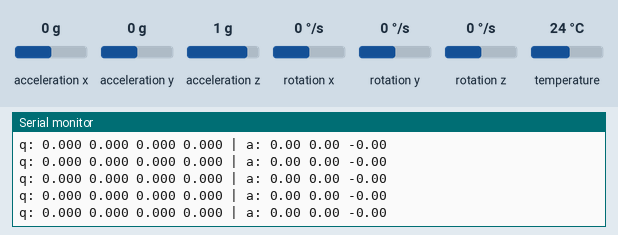
The program below on a simulated ESP32-S3. Parts: the last lines printed to the serial monitor. The inputs (shaded band) are chosen by the test bench; at power-on: acceleration x 0 g, acceleration y 0 g, acceleration z 1 g, rotation x 0 °/s, rotation y 0 °/s, rotation z 0 °/s, temperature 24 °C. WiFi joins after 1.5 s; servers stay silent unless stated.

Above: at 4.8 s.
4.9 s: acceleration x set to -1.4 g
At 5.9 s:
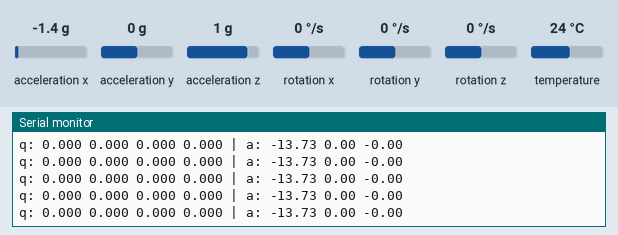
6.4 s: acceleration y set to -1.4 g
At 7.2 s:
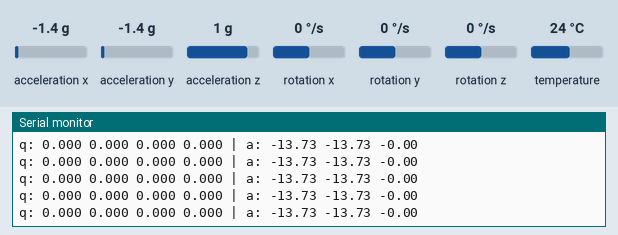
7.9 s: acceleration z set to -1.4 g
At 8.4 s:
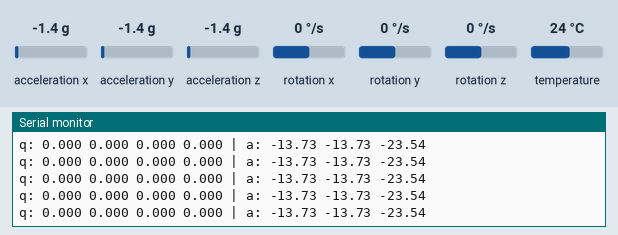

Measured:
- after the input at 4.9 s, the serial monitor: prints a new line at once (image 1)
- after the input at 6.4 s, the serial monitor: prints a new line at once (image 2)
- after the input at 7.9 s, the serial monitor: prints a new line at once (image 3)

The program:

main.cpp
```cpp
// --------------------------------------------------------------------------------------
// VR Controller Firmware - ESP32-S3
// Reads IMU data from MPU6050, runs Madgwick sensor fusion and transmits
// ControllerPacket structs over WiFi UDP to the host PC driver.
// --------------------------------------------------------------------------------------
#include <Wire.h>
#include <Adafruit_Sensor.h>
#include <Adafruit_MPU6050.h>
#include <MadgwickAHRS.h>
#include <WiFi.h>
#include <WiFi.h>
#include <WiFiUdp.h>

// Define pins for I2C communication
#define I2C_SDA 1
#define I2C_SCL 2

// --------------------------------------------------------------------------------------
// Configuration - edit these for network and setup
// --------------------------------------------------------------------------------------

// Your WiFi network credentials
const char* WIFI_SSID = "YOUR_NETWORK_NAME";
const char* WIFI_PASSWORD = "YOUR_NETWORK_PASSWORD";

// IP address of your host PC running the SteamVR driver
// Find this by running 'ipconfig' in a Windows command prompt and looking
// for the IPv4 Address under your active network adapter.
const char* HOST_PC_IP = "192.168.1.100"; // Replace with your host PC's IP Address

// UDP port the driver is listening on. Must match what's in device_provider.cpp.
// Left hand = 5555, Right hand = 5556.
// Change this per-controller by flashing different firmware to each ESP32,
// or use a physical switch/jumper to select at boot (shown below)
const uint16_t CONTROLLER_PORT = 5555;

// 0 = Left hand, 1 = Right hand. Must match the port above.
const uint8_t CONTROLLER_ID = 0;

// Sample rate in Hz. The Madgwick filter must be initialized with this value.
// 100 Hz is a good starting point; you can try up to 200 Hz with the MPU6050.
const int SAMPLE_RATE_HZ = 100;
const unsigned long SAMPLE_INTERVAL_US = 1000000UL / SAMPLE_RATE_HZ; // microseconds

// --------------------------------------------------------------------------------------
// Packet definition - must be byte-for-byte identical to controller_device.h
// __attribute__((packed)) is the GCC/Clang equivalent of MSVC's #pragma pack,
// and tells the compiler not to insert any padding between struct fields.
// --------------------------------------------------------------------------------------
struct __attribute__((packed)) ControllerPacket {
  uint8_t header;         // Always 0xAA
  uint8_t controller_id;  // 0 = Left hand, 1 = Right hand
  float qw, qx, qy, qz;   // Orientation quaternion from Madgwick filter
  float ax, ay, az;       // Linear acceleration in m/s^2 (after gravity removal)
  float x, y, z;          // Position in meters - filled in by base stations, for now set to 0
  uint16_t checksum;      // Sum of all preceding bytes
};

struct GyroOffset { float x, y, z;};

// --------------------------------------------------------------------------------------
// Global variables
// --------------------------------------------------------------------------------------
TwoWire I2CIMU = TwoWire(0);
Adafruit_MPU6050 mpu;
sensors_event_t a, g, temp;
Madgwick filter;
WiFiUDP udp;


// Pre-resolved destaination address, set up in connectWiFi()
IPAddress host_id;

// Timing - we use micros() for high resolution sample rate control
unsigned long last_sample_time_us = 0;

// --------------------------------------------------------------------------------------
// Checksum - sums all bytes in the packet except the checksum field itself.
// Both the ESP32 and the driver use this same algorithm.
// --------------------------------------------------------------------------------------
uint16_t ComputeChecksum(const ControllerPacket& pkt) {
  const uint8_t* bytes = reinterpret_cast<const uint8_t*>(&pkt);
  uint16_t sum = 0;
  // Subtract 2 to skip the checksum field at the end of the struct
  for (size_t i = 0; i < sizeof(ControllerPacket) - sizeof(uint16_t); ++i){
    sum += bytes[i];
  }
  return sum;
}

// --------------------------------------------------------------------------------------
// WiFi connection helper
// --------------------------------------------------------------------------------------
void connectWiFi() {
  Serial.print("Connecting to WiFi: ");
  Serial.println(WIFI_SSID);

  WiFi.mode(WIFI_STA);  // Station mode - connect to existing router
  WiFi.begin(WIFI_SSID, WIFI_PASSWORD);

  // Wait for connection, print a dot every 500ms
  while (WiFi.status() != WL_CONNECTED) {
    delay(500);
    Serial.print(".");
  }

  Serial.print("\nConnected! ESP32 IP: ");
  Serial.println(WiFi.localIP());

  // Parse the host PC IP string once into an IPAddress object.
  // Doing this once here is faster than parsing it every loop iteration.
  host_id.fromString(HOST_PC_IP);

  // Open the UDP socket on any local port (0 = let the OS choose)
  udp.begin(0);
}

// --------------------------------------------------------------------------------------
// IMU calibration - removes DC offset from gyroscope readings.
// The MPU6050 has nonzero gyro output even when completely stationary.
// This function averages ~500 samples at rest to find that offset.
// Call this once at startup with the controller sitting still on a flat surface.
// --------------------------------------------------------------------------------------
GyroOffset CalibrateGyro() {
  Serial.println("Calibrating gyroscope... Keep the controller still on a flat surface.");
  const int NUM_SAMPLES = 500;
  long gx_sum = 0, gy_sum = 0, gz_sum = 0;

  for (int i = 0; i < NUM_SAMPLES; i++) {
    mpu.getEvent(&a, &g, &temp);
    gx_sum += g.gyro.x;
    gy_sum += g.gyro.y;
    gz_sum += g.gyro.z;
    delay(2); // ~500 Hz during calibration
  }

  GyroOffset offset;
  offset.x = gx_sum / (float)NUM_SAMPLES;
  offset.y = gy_sum / (float)NUM_SAMPLES;
  offset.z = gz_sum / (float)NUM_SAMPLES;

  Serial.println("Gyro calibration complete.");
  Serial.printf("Offsets (raw): X=%.1f, Y=%.1f, Z=%.1f\n", offset.x, offset.y, offset.z);
  return offset;
}

// --------------------------------------------------------------------------------------
// Setup
// --------------------------------------------------------------------------------------
GyroOffset gyro_offset;

void setup() {
  // Initialize the serial communication
  Serial.begin(115200);
  while (!Serial)
    delay(10); // Will pause until serial console opens
  Serial.println("Adafruit MPU6050 test!");

  // IMU Setup---------------------------------------------------------------
  // Wire.begin() initializes I2C. For this wiring we are setting up out SDA
  // pin to be GPIO1 and our SCL pin to be GPIO2. Defualt pins were not
  // operating correctly due to conflictions with SPI pins.
  I2CIMU.begin(I2C_SDA, I2C_SCL, 400000);
  if (!mpu.begin(0x68, &I2CIMU)) {
    Serial.println("ERROR: MPU6050 connection failed! Check wiring.");
    // Halt here - there's no point continuing without the IMU
    while (true) {delay(1000);}
  }
  Serial.println("MPU6050 connected");

  // Set the MPU6050 Digital Low Pass Filter (DLPF) to reduce high-frequency
  // noise. A value of 3 gives a 44Hz bandwidth, which is appropriate for
  // hand movement. Values: 0=260Hz, 1=184Hz, 2=94Hz, 3=44Hz, 4=21Hz
  mpu.setFilterBandwidth(MPU6050_BAND_44_HZ);

  // Set gyro full-scale range to +/- 250 deg/s (0 = +/-250, 1 = +/-500, 2 = +/-1000, 3 = +/-2000)
  // A lower range = more resolution, but clips if you move too fast.
  // +/-250 is fine for most write movements; increase to 1 if you see clipping.
  mpu.setGyroRange(MPU6050_RANGE_250_DEG);

  // Set accelerometer full-scale range to +/- 2G
  // (0 = +/-2G, 1 = +/-4G, 2 = +/-8G, 3 = +/-16G)
  mpu.setAccelerometerRange(MPU6050_RANGE_2_G);

  // Calibrate the gyroscope offset before connecting to WiFi.
  gyro_offset = CalibrateGyro();

  // Madgwick Filter Setup-------------------------------------------------------
  // The sample rate must match how often you call filter.updateIMU() in loop().
  // The beta parameter controls how aggressively the filter corrects gyro
  // drift using the accelerometer. 0.1 is a typical starting value.
  // Higher beta = faster drift correction but more noise.
  filter.begin(SAMPLE_RATE_HZ);

  // WiFi and UDP Setup---------------------------------------------------------
  connectWiFi();

  last_sample_time_us = micros();
  Serial.println("Setup complete. Streaming packets...");
}

void loop() {
  // Enforce a fixed sample rate using microsecond timing.
  // This is more accurate than delay() because it accounts for the time
  // the rest of the loop body takes to execute.
  unsigned long now = micros();
  if (now - last_sample_time_us < SAMPLE_INTERVAL_US) {
    return; // Not time yet - yield back immediately
  }
  last_sample_time_us = now;

  // 1. Read raw IMU Data-------------------------------------------------------
  mpu.getEvent(&a, &g, &temp);

  // 2. Convert to physcial units, apply gyro calibration offset----------------
  // Gyro: subtract the at-rest offset before converting to deg/s
  // At +/-250 deg/s full scale, LSB sensitivity is 131.0 LSB/(deg/s)
  float gxf = (g.gyro.x - gyro_offset.x) / (180.0f / PI);
  float gyf = (g.gyro.y - gyro_offset.y) / (180.0f / PI);
  float gzf = (g.gyro.z - gyro_offset.z) / (180.0f / PI);

  // Accel: at +/-2G full scale, LSB sensitivity is 16384 LSB/g
  float axf = a.acceleration.x / 9.81f;
  float ayf = a.acceleration.y / 9.81f;
  float azf = a.acceleration.z / 9.81f;

  // 3. Update Madgwick Filter--------------------------------------------------
  // updateIMU() uses ony gyro + accel (no magnetometer).
  // Arguments order" gx, gy, gz (deg/s), ax, ay, az (any consistent unit)
  filter.updateIMU(gxf, gyf, gzf, axf, ayf, azf);

  // 4. Extract quaternion------------------------------------------------------
  float qw = filter.getQ0();
  float qx = filter.getQ1();
  float qy = filter.getQ2();
  float qz = filter.getQ3();

  // 5. Remove Gravity from Acceleration----------------------------------------
  // The raw accelerometer always measures gravity + linear motion.
  // To get just linear acceleration (needed for velocity integration later),
  // we subtract the gravity vector rotated into the sensor's local frame.
  // This is computed from the current quaternion.
  // Result is in g; multiply by 9.81 to convert to m/s^2.
  float ax_lin = (axf - 2.f * (qx*qz - qw*qy)) * 9.81f;
  float ay_lin = (ayf - 2.f * (qw*qx + qy*qz)) * 9.81f;
  float az_lin = (azf - (2.f * (0.5f - qx*qx - qy*qy))) * 9.81f;

  // 6. Build and send the Packet-----------------------------------------------
  ControllerPacket pkt;
  pkt.header = 0xAA;
  pkt.controller_id = CONTROLLER_ID;
  pkt.qw = qw; pkt.qx = qx; pkt.qy = qy; pkt.qz = qz;
  pkt.ax = ax_lin; pkt.ay = ay_lin; pkt.az = az_lin;

  // Position is filled in by the base stations on the PC size.
  // For now we send zeros; The driver will substitute base station data.
  pkt.x = 0.f; pkt.y = 0.f; pkt.z = 0.f;

  pkt.checksum = ComputeChecksum(pkt);

  udp.beginPacket(host_id, CONTROLLER_PORT);
  udp.write(reinterpret_cast<const uint8_t*>(&pkt), sizeof(ControllerPacket));
  udp.endPacket();

  // 7. Debug output over Serial (optional, comment out for performance)
  Serial.printf("q: %.3f %.3f %.3f %.3f | a: %.2f %.2f %.2f\n",
    qw, qx, qy, qz, ax_lin, ay_lin, az_lin);
}
```
